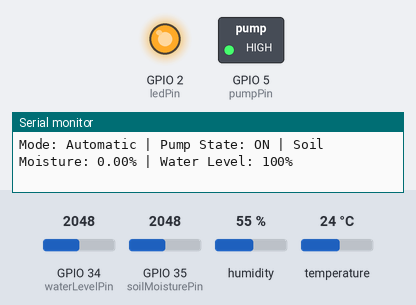
Recording of a sketch running on a simulated ESP32. Shown: switched loads named in the sketch (green lamp = pin HIGH), output pins drawn as LEDs (lit = HIGH), the last lines printed to the serial monitor. Inputs (shaded band) come from the test bench; at power-on: GPIO 34 (waterLevelPin) = 2048, GPIO 35 (soilMoisturePin) = 2048, humidity 55 %, temperature 24 °C. WiFi joins after 1.5 s; servers stay silent unless stated; no MQTT or app messages arrive unless stated.

Above: at 2.7 s.
2.8 s: GPIO 34 (waterLevelPin) set to 660
4.7 s: GPIO 34 (waterLevelPin) set to 555
At 7.0 s:
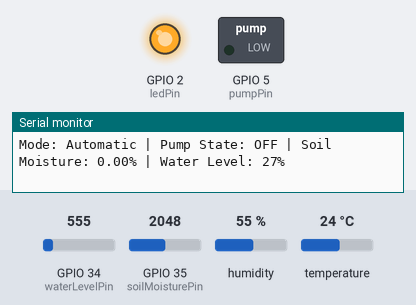
8.5 s: GPIO 35 (soilMoisturePin) set to 1630
10.0 s: GPIO 35 (soilMoisturePin) set to 1547
At 11.5 s:
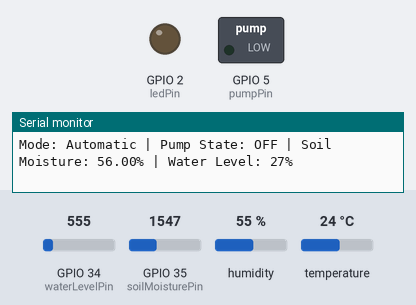
12.0 s: GPIO 35 (soilMoisturePin) set to 2866
At 13.5 s:
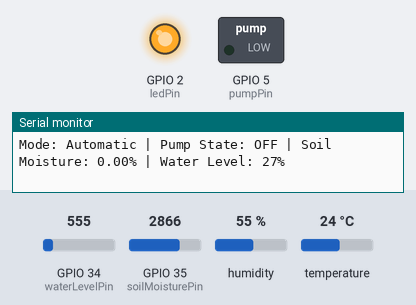
Timing chart, 0 to 15.0 s (numbered marks = the images above; inputs shaded):
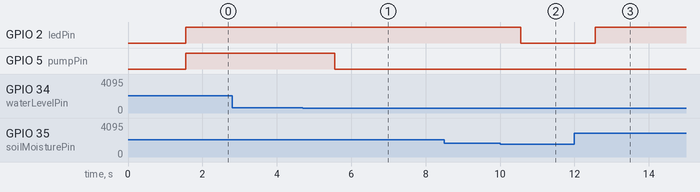

Measured:
- the behaviour switches between 600 and 599 on GPIO 34 (waterLevelPin) (found by bisection; images 0 and 1)
- the behaviour switches between 1594 and 1593 on GPIO 35 (soilMoisturePin) (found by bisection; images 1 and 2)
- after the input at 4.7 s, GPIO 5 (pumpPin): HIGH → LOW after 0.85 s
- after the input at 10.0 s, GPIO 2 (ledPin): HIGH → LOW after 0.55 s
- after the input at 12.0 s, GPIO 2 (ledPin): LOW → HIGH after 0.55 s

The sketch:

Main_Code.ino
```cpp
// ESP32 Smart Irrigation Code with ThingsBoard Cloud

#include <WiFi.h>
#include <PubSubClient.h>
#include "DHT.h"

#define WIFI_SSID "Your WIFI"
#define WIFI_PASSWORD "Your WIFI Password"

#define TOKEN "Access Token from thingsboard" // Access token for ThingsBoard Cloud
#define THINGSBOARD_SERVER "thingsboard.cloud"

WiFiClient espClient;
PubSubClient client(espClient);

#define DHTPIN 4
#define DHTTYPE DHT11
DHT dht(DHTPIN, DHTTYPE);

const int soilMoisturePin = 35;
const int waterLevelPin = 34;
const int ledPin = 2;     // LED for soil moisture indication
const int pumpPin = 5;    // Pump control pin

const int SOIL_MOISTURE_LOW = 50;
const int SOIL_MOISTURE_HIGH = 50;
const int WATER_LEVEL_THRESHOLD = 30;  // Pump forced OFF if water level is below this

int pumpState = LOW;   // Current pump state (LOW = OFF, HIGH = ON)
int pumpMode = 1;      // Pump mode: 0 = Manual, 1 = Automatic
int waterLevel = 0;    // Mapped water level (0-100)
unsigned long previousMillis = 0;
const unsigned long interval = 1000;  // 1-second interval for readings
float mappedSoilMoisture = 0;  // Mapped soil moisture (0-100)

void setup() {
  Serial.begin(115200);

  WiFi.begin(WIFI_SSID, WIFI_PASSWORD);
  while (WiFi.status() != WL_CONNECTED) {
    delay(500);
    Serial.print(".");
  }
  Serial.println("\nWiFi connected");

  client.setServer(THINGSBOARD_SERVER, 1883);
  client.setCallback(mqttCallback);

  pinMode(ledPin, OUTPUT);
  pinMode(pumpPin, OUTPUT);
  dht.begin();

  reconnect();
}

void reconnect() {
  while (!client.connected()) {
    Serial.print("Connecting to ThingsBoard...");
    if (client.connect("ESP32Client", TOKEN, NULL)) {
      Serial.println(" connected");
      // Subscribe to attribute updates from ThingsBoard
      client.subscribe("v1/devices/me/attributes");
    } else {
      Serial.print(" failed, rc=");
      Serial.print(client.state());
      Serial.println(" try again in 5 seconds");
      delay(5000);
    }
  }
}

void mqttCallback(char* topic, byte* payload, unsigned int length) {
  String message = "";
  for (unsigned int i = 0; i < length; i++) {
    message += (char)payload[i];
  }
  Serial.print("Message arrived [");
  Serial.print(topic);
  Serial.print("]: ");
  Serial.println(message);

  if (String(topic) == "v1/devices/me/attributes") {
    // Check for mode update ("state")
    if (message.indexOf("\"state\":0") >= 0) {
      pumpMode = 0;        // Switch to manual mode
      pumpState = LOW;     // Always start with pump OFF in manual mode
      Serial.println("Manual mode activated, pump set to OFF");
    } else if (message.indexOf("\"state\":1") >= 0) {
      pumpMode = 1;        // Switch to automatic mode
      Serial.println("Automatic mode activated");
    }

    // In manual mode, check for pump control ("state2")
    if (pumpMode == 0) {
      if (message.indexOf("\"state2\":1") >= 0) {
        pumpState = HIGH;
        Serial.println("Manual command: Pump ON");
      } else if (message.indexOf("\"state2\":0") >= 0) {
        pumpState = LOW;
        Serial.println("Manual command: Pump OFF");
      }
    }
  }
}

void loop() {
  if (!client.connected()) {
    reconnect();
  }
  client.loop();

  unsigned long currentMillis = millis();
  if (currentMillis - previousMillis >= interval) {
    previousMillis = currentMillis;

    // Read soil moisture sensor
    int soilSensorValue = analogRead(soilMoisturePin);
    mappedSoilMoisture = map(soilSensorValue, 2000, 1203, 0, 100);
    // Clamp soil moisture to 0-100
    if (mappedSoilMoisture < 0) {
      mappedSoilMoisture = 0;
    } else if (mappedSoilMoisture > 100) {
      mappedSoilMoisture = 100;
    }

    // Read water level sensor
    int waterSensorValue = analogRead(waterLevelPin);
    Serial.print("Water sensor raw value: ");
    Serial.println(waterSensorValue);
    waterLevel = map(waterSensorValue, 0, 2000, 0, 100);
    // Clamp water level to 0-100
    if (waterLevel < 0) {
      waterLevel = 0;
    } else if (waterLevel > 100) {
      waterLevel = 100;
    }

    // Pump control: Force pump OFF if water level is too low
    if (waterLevel < WATER_LEVEL_THRESHOLD) {
      pumpState = LOW;
      digitalWrite(pumpPin, pumpState);
      Serial.println("Pump forced OFF due to low water level.");
    } else {
      if (pumpMode == 0) {
        // Manual mode: use pumpState set by MQTT (via "state2")
        digitalWrite(pumpPin, pumpState);
      } else {
        // Automatic mode: control pump based on soil moisture
        autoControlPump(mappedSoilMoisture);
      }
    }

    // Control LED based on soil moisture for visual feedback
    controlLED(mappedSoilMoisture);

    // Read temperature and humidity from the DHT sensor, and send telemetry
    readAndSendSensorData();

    // Print status information to the serial monitor
    printStatus();
  }
}

void autoControlPump(float moisture) {
  // Automatic control based on soil moisture thresholds
  if (moisture <= SOIL_MOISTURE_LOW) {
    pumpState = HIGH;
  } else if (moisture >= SOIL_MOISTURE_HIGH) {
    pumpState = LOW;
  }
  digitalWrite(pumpPin, pumpState);
}

void controlLED(float moisture) {
  // LED indication: turn on if soil moisture is low, off otherwise
  if (moisture <= SOIL_MOISTURE_LOW) {
    digitalWrite(ledPin, HIGH);
  } else if (moisture >= SOIL_MOISTURE_HIGH) {
    digitalWrite(ledPin, LOW);
  }
}

void readAndSendSensorData() {
  float humidity = dht.readHumidity();
  float temperature = dht.readTemperature();
  if (!isnan(humidity) && !isnan(temperature)) {
    // Format the telemetry payload as JSON
    String payload = "{";
    payload += "\"temperature\":" + String(temperature) + ",";
    payload += "\"humidity\":" + String(humidity) + ",";
    payload += "\"soilMoisture\":" + String(mappedSoilMoisture) + ",";
    payload += "\"waterLevel\":" + String(waterLevel) + ",";
    payload += "\"pumpState\":" + String(pumpState);
    payload += "}";

    client.publish("v1/devices/me/telemetry", payload.c_str());
    Serial.println("Data sent to ThingsBoard: " + payload);
  } else {
    Serial.println("Failed to read from DHT sensor!");
  }
}

void printStatus() {
  // Print current mode, pump state, and sensor readings to the serial monitor
  Serial.print("Mode: ");
  Serial.print(pumpMode == 0 ? "Manual" : "Automatic");
  Serial.print(" | Pump State: ");
  Serial.print(pumpState == HIGH ? "ON" : "OFF");
  Serial.print(" | Soil Moisture: ");
  Serial.print(mappedSoilMoisture);
  Serial.print("% | Water Level: ");
  Serial.print(waterLevel);
  Serial.println("%");
}
```
